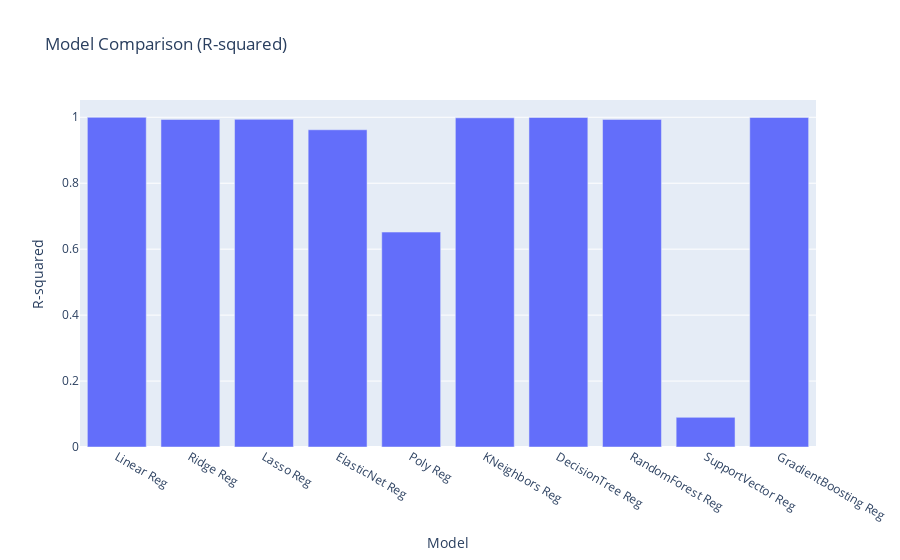

This figure's notebook cell:
### Code cell
rsDf = pd.DataFrame(list(zip(models, rsScores)), columns = ['Model', 'R-squared'])
fig = px.bar(rsDf, x='Model', y='R-squared', title='Model Comparison (R-squared)')
fig.show()

### Figure 1 — Plotly figure (JSON) as saved in the notebook; plotly's stock layout.template omitted (floating-point values rounded to 4 significant figures)
{"data": [{"alignmentgroup": "True", "hovertemplate": "Model=%{x}<br>R-squared=%{y}<extra></extra>", "legendgroup": "", "marker": {"color": "#636efa", "pattern": {"shape": ""}}, "name": "", "offsetgroup": "", "orientation": "v", "showlegend": false, "textposition": "auto", "type": "bar", "x": ["Linear Reg", "Ridge Reg", "Lasso Reg", "ElasticNet Reg", "Poly Reg", "KNeighbors Reg", "DecisionTree Reg", "RandomForest Reg", "SupportVector Reg", "GradientBoosting Reg"], "xaxis": "x", "y": [0.9998, 0.9934, 0.9938, 0.9621, 0.6518, 0.9983, 0.9995, 0.9936, 0.08993, 0.9995], "yaxis": "y"}], "layout": {"barmode": "relative", "legend": {"tracegroupgap": 0}, "title": {"text": "Model Comparison (R-squared)"}, "xaxis": {"anchor": "y", "domain": [0, 1], "title": {"text": "Model"}}, "yaxis": {"anchor": "x", "domain": [0, 1], "title": {"text": "R-squared"}}}}
